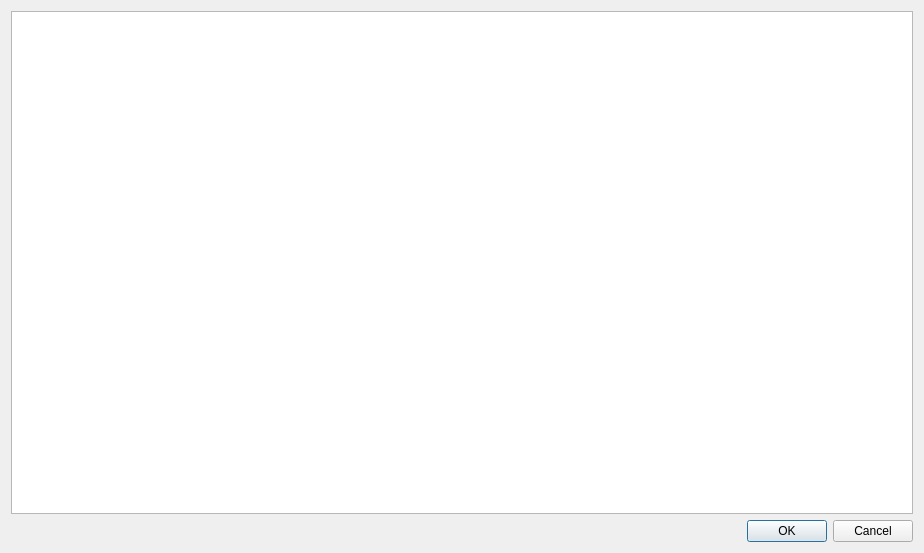
<?xml version="1.0" encoding="UTF-8"?>
<ui version="4.0">
 <class>Dialog</class>
 <widget class="QDialog" name="Dialog">
  <property name="geometry">
   <rect>
    <x>0</x>
    <y>0</y>
    <width>924</width>
    <height>553</height>
   </rect>
  </property>
  <property name="windowTitle">
   <string>Dialog</string>
  </property>
  <layout class="QVBoxLayout" name="verticalLayout">
   <item>
    <widget class="QTreeView" name="sagafolderstreeview"/>
   </item>
   <item>
    <widget class="QDialogButtonBox" name="buttonBox">
     <property name="orientation">
      <enum>Qt::Horizontal</enum>
     </property>
     <property name="standardButtons">
      <set>QDialogButtonBox::Cancel|QDialogButtonBox::Ok</set>
     </property>
    </widget>
   </item>
  </layout>
 </widget>
 <resources/>
 <connections>
  <connection>
   <sender>buttonBox</sender>
   <signal>accepted()</signal>
   <receiver>Dialog</receiver>
   <slot>accept()</slot>
   <hints>
    <hint type="sourcelabel">
     <x>248</x>
     <y>254</y>
    </hint>
    <hint type="destinationlabel">
     <x>157</x>
     <y>274</y>
    </hint>
   </hints>
  </connection>
  <connection>
   <sender>buttonBox</sender>
   <signal>rejected()</signal>
   <receiver>Dialog</receiver>
   <slot>reject()</slot>
   <hints>
    <hint type="sourcelabel">
     <x>316</x>
     <y>260</y>
    </hint>
    <hint type="destinationlabel">
     <x>286</x>
     <y>274</y>
    </hint>
   </hints>
  </connection>
 </connections>
</ui>
